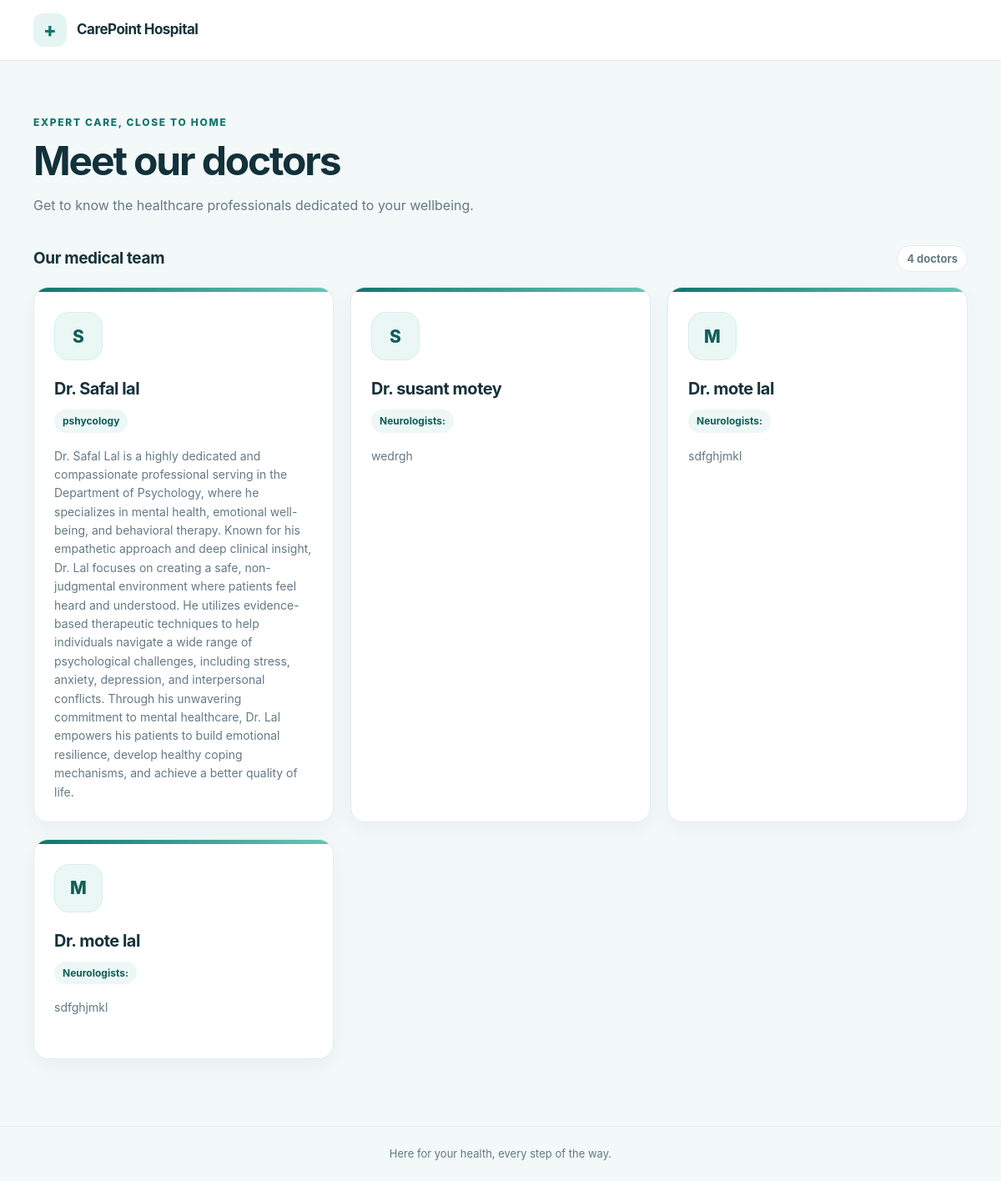
Screenshot of /doctor/ with the database file from the repository.
### home/models.py (models this page shows, shortened)
class Doctor(models.Model):
    name = models.CharField(max_length=200)
    email = models.CharField(max_length=200, null=True, blank=True)
    phone = models.CharField(max_length=200, null=True, blank=True)
    uuid = models.UUIDField(default=uuid.uuid4, editable=False, unique=True)
    department = models.ForeignKey(Department, on_delete=models.CASCADE, related_name='doctors')
    created_at = models.DateTimeField(default=timezone.now)
    updated_at = models.DateTimeField(auto_now=True)
    description = models.TextField(blank=True, null=True)
    photo = models.ImageField(upload_to='doctors/', blank=True, null=True)

class Department(models.Model):
    name = models.CharField(max_length=200)
    uuid = models.UUIDField(default=uuid.uuid4, editable=False, unique=True)
    created_at = models.DateTimeField(default=timezone.now)
    updated_at = models.DateTimeField(auto_now=True)
    description = models.TextField(blank=True, null=True)

### home/views.py (the view)
# urls.py: path("doctor/",views.get_doctors_by_department, name="get_doctors_by_department"),
def get_doctors_by_department(request):
    context = {
        'doctors': Doctor.objects.select_related('department'),
    }
    return render(request, 'doctors.html', context)

### home/templates/doctors.html (shortened to what this page needs)
<!DOCTYPE html>
<html lang="en">
<head>
</head>
<body>
	<header class="topbar">
		<div class="topbar-inner">
			<div class="brand-mark" aria-hidden="true">+</div>
			<div class="brand-name">CarePoint Hospital</div>
		</div>
	</header>
	<main>
		<section class="intro" aria-labelledby="page-title">
			<p class="eyebrow">Expert care, close to home</p>
			<h1 id="page-title">Meet our doctors</h1>
			<p class="intro-copy">Get to know the healthcare professionals dedicated to your wellbeing.</p>
		</section>
		<section aria-labelledby="doctors-heading">
			<div class="section-heading">
				<h2 id="doctors-heading">Our medical team</h2>
				{% if doctors %}
					<span class="doctor-count">{{ doctors|length }} doctor{{ doctors|length|pluralize }}</span>
				{% endif %}
			</div>
			{% if doctors %}
				<div class="doctor-grid">
					{% for doctor in doctors %}
						<article class="doctor-card">
							<div class="card-accent" aria-hidden="true"></div>
							<div class="card-content">
								<div class="doctor-avatar" aria-hidden="true">{{ doctor.name|first }}</div>
								<h3 class="doctor-name">Dr. {{ doctor.name }}</h3>
								<span class="department">{{ doctor.department.name }}</span>
								{% if doctor.description %}
									<p class="description">{{ doctor.description }}</p>
								{% else %}
									<p class="description">Committed to providing thoughtful, patient-centered care.</p>
								{% endif %}
							</div>
						</article>
					{% endfor %}
				</div>
			{% else %}
				<div class="empty-state">
					<div class="empty-icon" aria-hidden="true">＋</div>
					<h2>Doctors coming soon</h2>
					<p>Our medical team will be listed here as soon as profiles are available.</p>
				</div>
			{% endif %}
		</section>
	</main>
	<footer>Here for your health, every step of the way.</footer>
</body>
</html>

### home/templates/doctors.html (style rules this page uses)
:root { color-scheme: light; --teal: #0f766e; --teal-dark: #115e59; --ink: #17323b; --muted: #647985; --surface: #ffffff; --line: #e3ecec; --page: #f3f8f8; }
* { box-sizing: border-box; }
body { margin: 0; background: var(--page); color: var(--ink); font-family: Inter, ui-sans-serif, system-ui, -apple-system, BlinkMacSystemFont, "Segoe UI", sans-serif; line-height: 1.6; }
.topbar { background: var(--surface); border-bottom: 1px solid var(--line); }
.topbar-inner { width: min(1120px, calc(100% - 40px)); min-height: 72px; margin: 0 auto; display: flex; align-items: center; gap: 12px; }
.brand-mark { display: grid; width: 40px; height: 40px; place-items: center; border-radius: 12px; background: #e4f5f2; color: var(--teal); font-size: 23px; font-weight: 800; }
.brand-name { font-size: 17px; font-weight: 750; letter-spacing: -.03em; }
main { width: min(1120px, calc(100% - 40px)); margin: 0 auto; padding: 64px 0 80px; }
.intro { max-width: 650px; margin-bottom: 34px; }
.eyebrow { margin: 0 0 10px; color: var(--teal); font-size: 12px; font-weight: 800; letter-spacing: .14em; text-transform: uppercase; }
h1 { margin: 0; color: #12313a; font-size: clamp(34px, 5vw, 48px); letter-spacing: -.045em; line-height: 1.12; }
.intro-copy { margin: 14px 0 0; color: var(--muted); font-size: 16px; }
.section-heading { display: flex; align-items: center; justify-content: space-between; gap: 16px; margin: 0 0 18px; }
.section-heading h2 { margin: 0; font-size: 19px; letter-spacing: -.02em; }
.doctor-count { padding: 5px 11px; border: 1px solid var(--line); border-radius: 999px; background: var(--surface); color: var(--muted); font-size: 13px; font-weight: 650; }
.doctor-grid { display: grid; grid-template-columns: repeat(auto-fit, minmax(min(100%, 290px), 1fr)); gap: 20px; }
.doctor-card { overflow: hidden; border: 1px solid var(--line); border-radius: 18px; background: var(--surface); box-shadow: 0 8px 24px rgba(24, 67, 73, .045); transition: transform .18s ease, box-shadow .18s ease; }
.card-accent { height: 5px; background: linear-gradient(90deg, var(--teal), #63c8b7); }
.card-content { padding: 24px; }
.doctor-avatar { display: grid; width: 58px; height: 58px; margin-bottom: 18px; place-items: center; border: 1px solid #d5efea; border-radius: 17px; background: #eaf7f4; color: var(--teal-dark); font-size: 21px; font-weight: 800; text-transform: uppercase; }
.doctor-name { margin: 0; font-size: 20px; letter-spacing: -.025em; }
.department { display: inline-flex; margin-top: 9px; padding: 4px 10px; border-radius: 999px; background: #edf7f6; color: var(--teal-dark); font-size: 12px; font-weight: 700; }
.description { min-height: 48px; margin: 17px 0 0; color: var(--muted); font-size: 14px; white-space: pre-line; }
footer { padding: 22px 20px; border-top: 1px solid var(--line); color: var(--muted); font-size: 13px; text-align: center; }

### rows the page displays
Doctor: name|first "S", name "Safal lal", department.name "pshycology", description "Dr. Safal Lal is a highly dedicated and compassionate professional serving in the Department of Psychology, where he specializes in mental health, emotional well-being, and behavioral therapy. Known for his empathetic approach and deep clinical insight, Dr. Lal focuses on creating a safe, non-judgmental environment where patients feel heard and understood. He utilizes evidence-based therapeutic techniques to help individuals navigate a wide range of psychological challenges, including stress, anxiety, depression, and interpersonal conflicts. Through his unwavering commitment to mental healthcare, Dr. Lal empowers his patients to build emotional resilience, develop healthy coping mechanisms,…"
Doctor: name|first "S", name "susant motey", department.name "Neurologists:", description "wedrgh"
Doctor: name|first "M", name "mote lal", department.name "Neurologists:", description "sdfghjmkl"
Doctor: name|first "M", name "mote lal", department.name "Neurologists:", description "sdfghjmkl"

### other values shown
{{ doctors|length }} "4"
